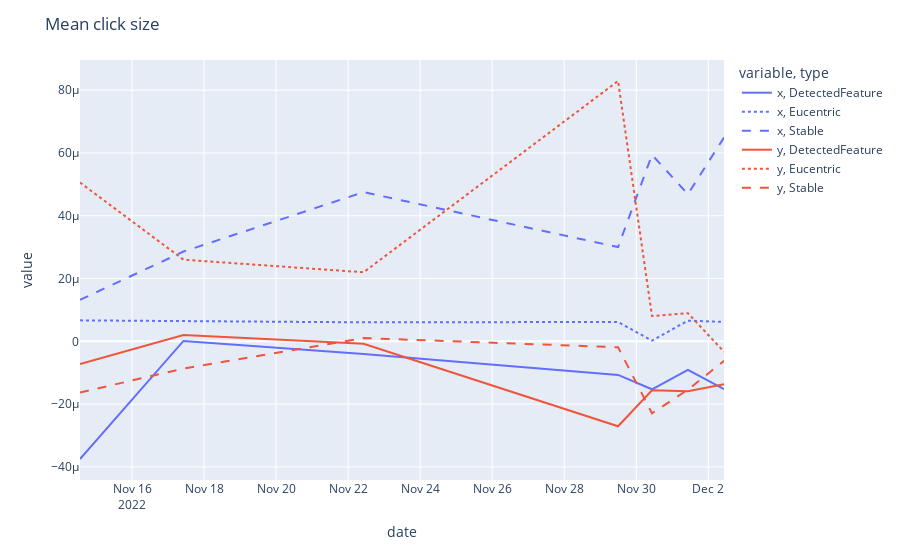

The notebook cell this image was saved under:
### Code cell
# calculate the mean click size x and y for each date, stage
df_clicks["date"] = pd.to_datetime(df_clicks["date"])
df_clicks["stage"] = df_clicks["stage"].astype("category")
df_clicks_group = df_clicks.groupby(by=["date", "type"]).mean()
df_clicks_group = df_clicks_group.reset_index()

# fillna 0 for columns x and y
df_clicks_group[["x", "y"]] = df_clicks_group[["x", "y"]].fillna(0)

# plot the time series with a title
fig = px.line(df_clicks_group, x="date", y=["x", "y"], line_dash="type")
fig.update_layout(title="Mean click size")
fig.show()

### Figure 1 — Plotly figure (JSON) as saved in the notebook; plotly's stock layout.template omitted (floating-point values rounded to 4 significant figures)
{"data": [{"hovertemplate": "variable=x<br>type=DetectedFeature<br>date=%{x}<br>value=%{y}<extra></extra>", "legendgroup": "x, DetectedFeature", "line": {"color": "#636efa", "dash": "solid"}, "marker": {"symbol": "circle"}, "mode": "lines", "name": "x, DetectedFeature", "orientation": "v", "showlegend": true, "type": "scatter", "x": ["2022-11-14T13:20:47", "2022-11-17T10:16:36", "2022-11-22T10:17:06", "2022-11-29T11:53:16", "2022-11-30T10:29:04", "2022-12-01T10:25:29", "2022-12-02T10:28:08"], "xaxis": "x", "y": [-3.748e-05, 1.24e-07, -4.069e-06, -1.069e-05, -1.528e-05, -9.076e-06, -1.521e-05], "yaxis": "y"}, {"hovertemplate": "variable=x<br>type=Eucentric<br>date=%{x}<br>value=%{y}<extra></extra>", "legendgroup": "x, Eucentric", "line": {"color": "#636efa", "dash": "dot"}, "marker": {"symbol": "circle"}, "mode": "lines", "name": "x, Eucentric", "orientation": "v", "showlegend": true, "type": "scatter", "x": ["2022-11-14T13:20:47", "2022-11-17T10:16:36", "2022-11-22T10:17:06", "2022-11-29T11:53:16", "2022-11-30T10:29:04", "2022-12-01T10:25:29", "2022-12-02T10:28:08"], "xaxis": "x", "y": [6.674e-06, 6.52e-06, 6.05e-06, 6.158e-06, 2.074e-07, 6.583e-06, 6.169e-06], "yaxis": "y"}, {"hovertemplate": "variable=x<br>type=Stable<br>date=%{x}<br>value=%{y}<extra></extra>", "legendgroup": "x, Stable", "line": {"color": "#636efa", "dash": "dash"}, "marker": {"symbol": "circle"}, "mode": "lines", "name": "x, Stable", "orientation": "v", "showlegend": true, "type": "scatter", "x": ["2022-11-14T13:20:47", "2022-11-17T10:16:36", "2022-11-22T10:17:06", "2022-11-29T11:53:16", "2022-11-30T10:29:04", "2022-12-01T10:25:29", "2022-12-02T10:28:08"], "xaxis": "x", "y": [1.32e-05, 2.859e-05, 4.752e-05, 3.002e-05, 5.939e-05, 4.688e-05, 6.492e-05], "yaxis": "y"}, {"hovertemplate": "variable=y<br>type=DetectedFeature<br>date=%{x}<br>value=%{y}<extra></extra>", "legendgroup": "y, DetectedFeature", "line": {"color": "#EF553B", "dash": "solid"}, "marker": {"symbol": "circle"}, "mode": "lines", "name": "y, DetectedFeature", "orientation": "v", "showlegend": true, "type": "scatter", "x": ["2022-11-14T13:20:47", "2022-11-17T10:16:36", "2022-11-22T10:17:06", "2022-11-29T11:53:16", "2022-11-30T10:29:04", "2022-12-01T10:25:29", "2022-12-02T10:28:08"], "xaxis": "x", "y": [-7.262e-06, 1.994e-06, -7.769e-07, -2.706e-05, -1.561e-05, -1.593e-05, -1.369e-05], "yaxis": "y"}, {"hovertemplate": "variable=y<br>type=Eucentric<br>date=%{x}<br>value=%{y}<extra></extra>", "legendgroup": "y, Eucentric", "line": {"color": "#EF553B", "dash": "dot"}, "marker": {"symbol": "circle"}, "mode": "lines", "name": "y, Eucentric", "orientation": "v", "showlegend": true, "type": "scatter", "x": ["2022-11-14T13:20:47", "2022-11-17T10:16:36", "2022-11-22T10:17:06", "2022-11-29T11:53:16", "2022-11-30T10:29:04", "2022-12-01T10:25:29", "2022-12-02T10:28:08"], "xaxis": "x", "y": [5.058e-05, 2.601e-05, 2.199e-05, 8.292e-05, 8.066e-06, 8.965e-06, -3.338e-06], "yaxis": "y"}, {"hovertemplate": "variable=y<br>type=Stable<br>date=%{x}<br>value=%{y}<extra></extra>", "legendgroup": "y, Stable", "line": {"color": "#EF553B", "dash": "dash"}, "marker": {"symbol": "circle"}, "mode": "lines", "name": "y, Stable", "orientation": "v", "showlegend": true, "type": "scatter", "x": ["2022-11-14T13:20:47", "2022-11-17T10:16:36", "2022-11-22T10:17:06", "2022-11-29T11:53:16", "2022-11-30T10:29:04", "2022-12-01T10:25:29", "2022-12-02T10:28:08"], "xaxis": "x", "y": [-1.63e-05, -8.686e-06, 1.045e-06, -1.902e-06, -2.293e-05, -1.541e-05, -6.22e-06], "yaxis": "y"}], "layout": {"legend": {"title": {"text": "variable, type"}, "tracegroupgap": 0}, "margin": {"t": 60}, "title": {"text": "Mean click size"}, "xaxis": {"anchor": "y", "domain": [0, 1], "title": {"text": "date"}}, "yaxis": {"anchor": "x", "domain": [0, 1], "title": {"text": "value"}}}}
